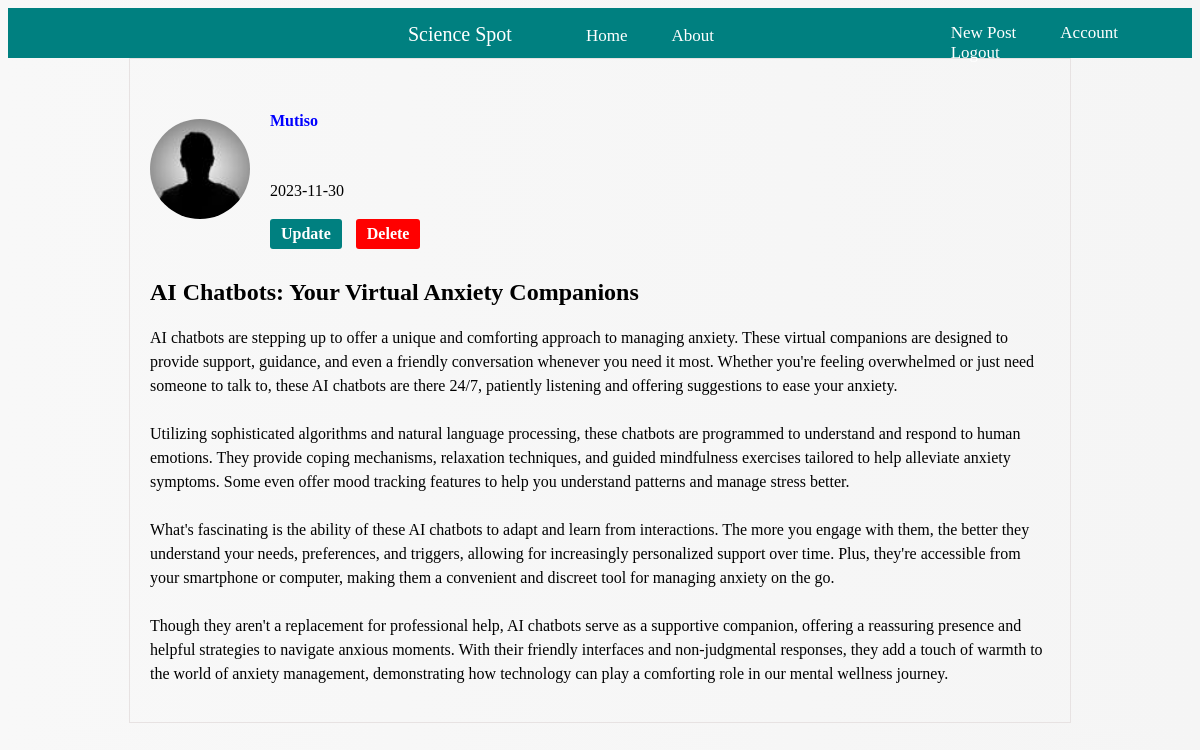
Page /post/12 (signed in) on the earlier database version.
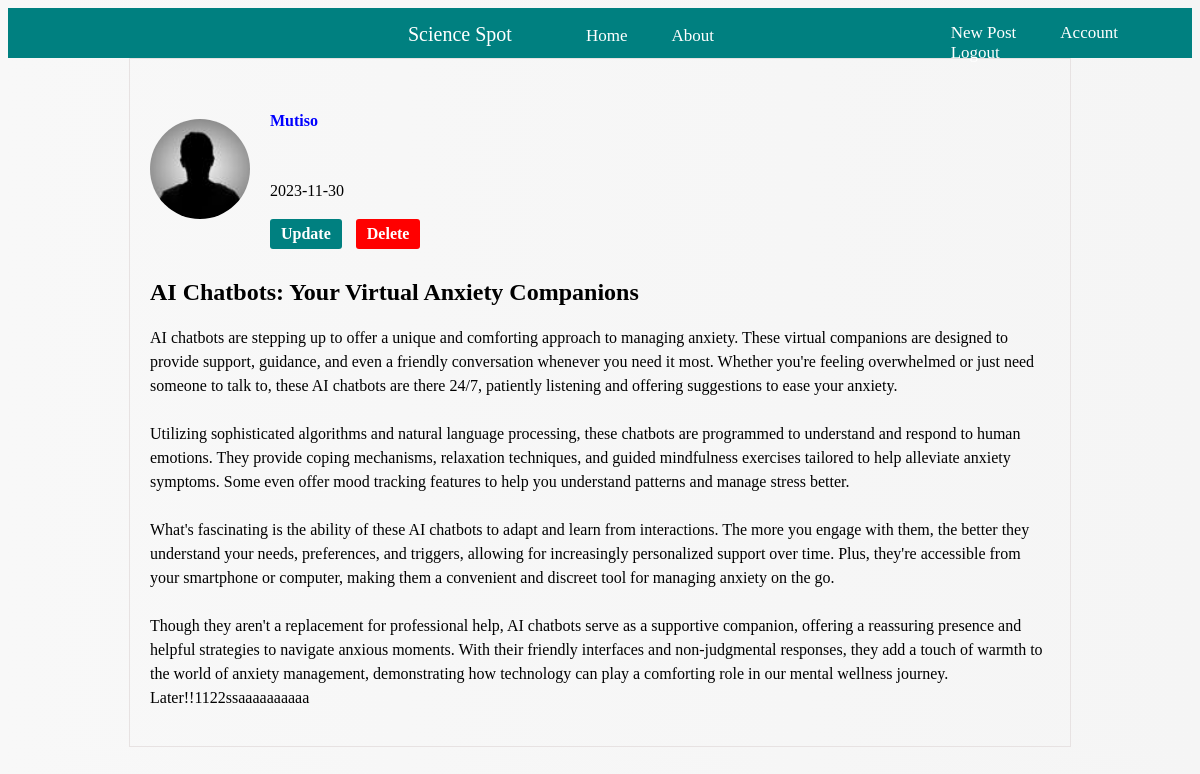
Same page on the later database version.
### flaskblog/models.py (models this page shows, shortened)
class User(db.Model, UserMixin):
    id = db.Column(db.Integer, primary_key=True)
    username = db.Column(db.String(20), unique=True, nullable=False)
    email = db.Column(db.String(120), unique=True, nullable=False)
    image_file = db.Column(db.String(20), nullable=False, default='default.jpg')
    password = db.Column(db.String(60), nullable=False)
    posts = db.relationship('Post', backref='author', lazy=True)
    """How ro represent our user model"""

class Post(db.Model):
    id = db.Column(db.Integer, primary_key=True)
    title = db.Column(db.String(100), nullable=False)
    date_posted = db.Column(db.DateTime, nullable=False, default=datetime.utcnow)
    content = db.Column(db.Text, nullable=False)
    user_id = db.Column(db.Integer, db.ForeignKey('user.id'), nullable=False)
    """How ro represent our post model"""

### flaskblog/routes.py (the view)
@app.route("/post/<int:post_id>")
@login_required
def post(post_id):
    post = Post.query.get_or_404(post_id)
    return render_template('post.html', title=post.title, post=post)

### flaskblog/models.py (called while the page is built)
@login_manager.user_loader
def load_user(user_id):
    return User.query.get(int(user_id))

### flaskblog/templates/post.html
{% extends 'layout.html' %} {% block content %}
<div class="homedivpost">
  <div class="homedivdetails">
    <img class="accountimageclass" src="{{ url_for('static', filename='images/' + post.author.image_file) }}"/>
    <div class="user-details">
      <p><a href="{{ url_for('user_posts', username=post.author.username) }}">{{ post.author.username }}</a></p>
      <p>{{ post.date_posted.strftime('%Y-%m-%d') }}</p>
      {% if post.author == current_user %}
        <div class="action-links">
          <a class="update-link" href="{{ url_for('update_post', post_id=post.id) }}">Update</a>
          <a class="delete-link" href="{{ url_for('delete_post', post_id=post.id) }}">Delete</a>
        </div>
      {% endif %}
    </div>
  </div>
  <p><h2>{{ post.title }}</h2></p>
  <p>{{ post.content }}</p>
</div>
{% endblock %}

### flaskblog/templates/layout.html (shortened to what this page needs)
<!DOCTYPE html>
<html lang="en">
  <head>
    <link
      rel="stylesheet"
      type="text/css"
      href="{{ url_for('static', filename='navigation.css') }}"
    />
    <link
      rel="stylesheet"
      type="text/css"
      href="{{ url_for('static', filename='style.css') }}"
    />
  </head>
  <body>
    <nav>
      <div class="container">
        <div class="left-section">
          <a class="logo">Science Spot</a>
          <a class="text" href="{{ url_for('home') }}">Home</a>
          <a class="text" href="{{ url_for('about') }}">About</a>
        </div>
        <div class="right-section">
          {% if current_user.is_authenticated %}
          <a class="text" href="{{ url_for('new_post') }}">New Post</a>
          <a class="text" href="{{ url_for('account') }}">Account</a>
          <a class="text" href="{{ url_for('logout') }}">Logout</a>
          {% else %}
          <a class="text" href="{{ url_for('login') }}">Login</a>
          <a class="text" href="{{ url_for('register') }}">Register</a>
          {% endif %}
        </div>
      </div>
    </nav>
    <div>
       {% block content %} {% endblock %}
    </div>
  </body>
</html>

### flaskblog/static/navigation.css (style rules this page uses)
* { text-decoration: none; }
nav { background-color: teal; height: 50px; }
.container { display: flex; flex-direction: row; justify-content: space-between; padding-top: 15px; }
.left-section { flex: 2; margin-left: 400px; }
.logo { font-size: 20px; font-family: 500; padding-right: 50px; color: white; }
.right-section { flex: 1; }
.text { padding: 20px; font-size: 17px; color: white; }

### flaskblog/static/style.css (style rules this page uses)
body { background: linear-gradient(to right, #f8f8f8, #f5f5f5); }
.accountimageclass { border-radius: 50%; width: 100px; height: 100px; object-fit: cover; }
.homedivdetails { display: flex; align-items: center; }
.user-details { display: flex; flex-direction: column; margin-left: 20px; }
.user-details a { padding-top: 20px; text-decoration: none; color: blue; font-weight: bold; margin-bottom: 10px; }
.user-details > p { margin-top: 30px; }
.homedivpost { margin: auto; padding: 20px; width: 900px; height: 100%; border: 1px solid rgb(231, 226, 226); }
.homedivpost p { word-wrap: break-word; white-space: pre-line; line-height: 1.5; }
.action-links { display: inline-block; }
.action-links a { display: inline-block; margin-right: 10px; padding: 5px 10px; text-decoration: none; border: 1px solid transparent; border-radius: 3px; }
.action-links a.update-link { background-color: teal; color: white; }
.action-links a.delete-link { background-color: red; color: white; }

Differences in the rows shown:
changed Post "AI Chatbots: Your Virtual Anxiety Companions": content "…our mental wellness journey." → "…our mental wellness journey. Later!!1122ssaaaaaaaaaa"
